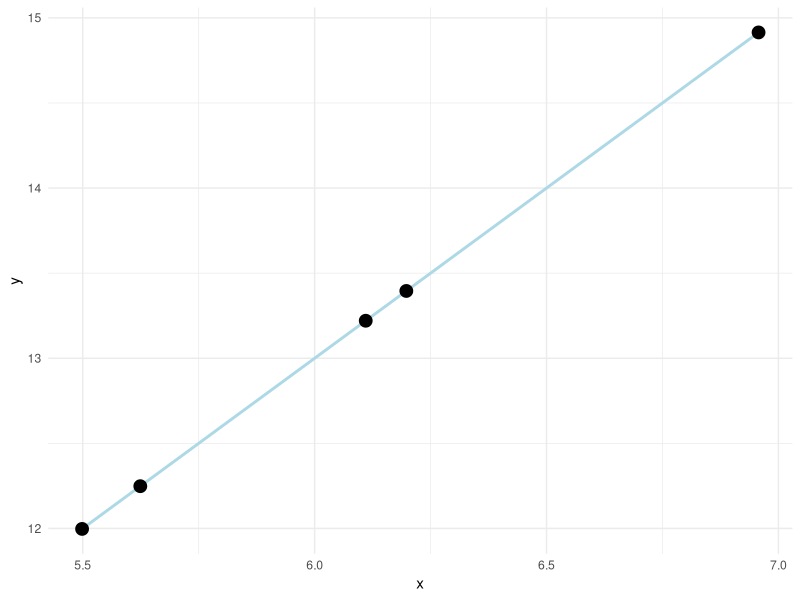
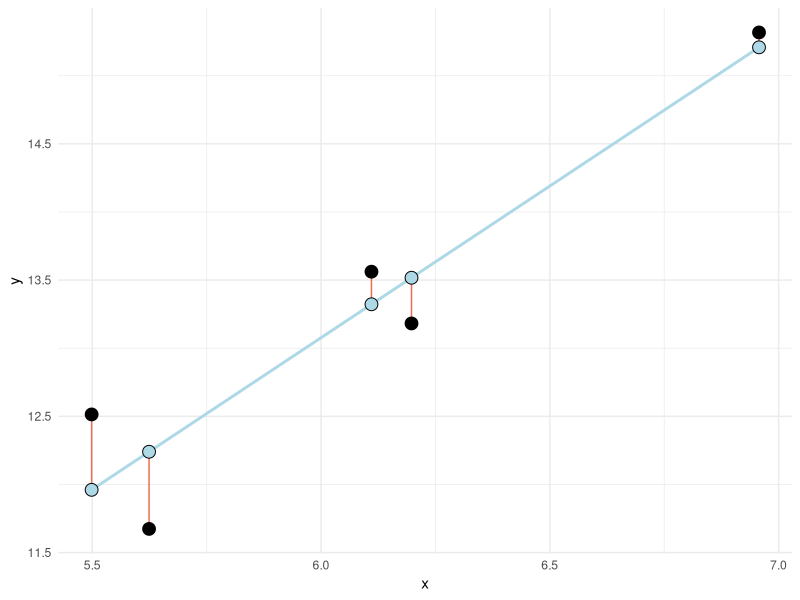
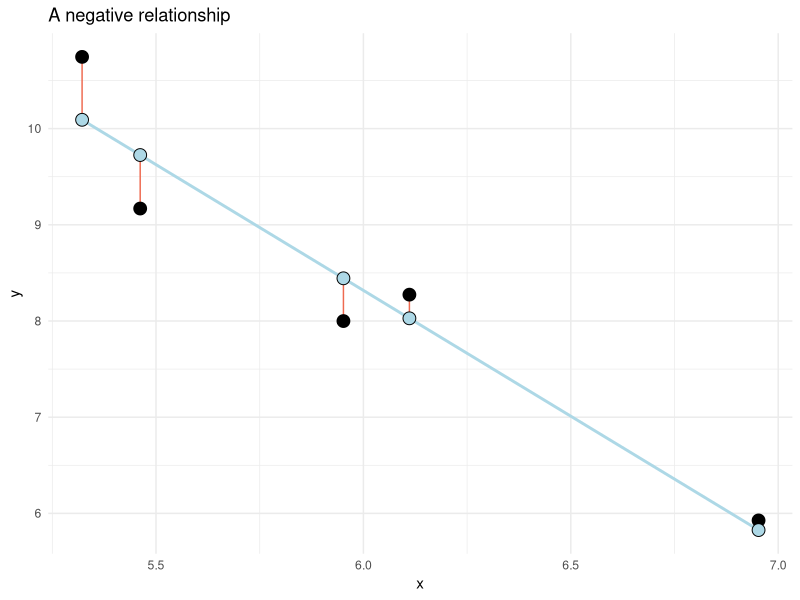
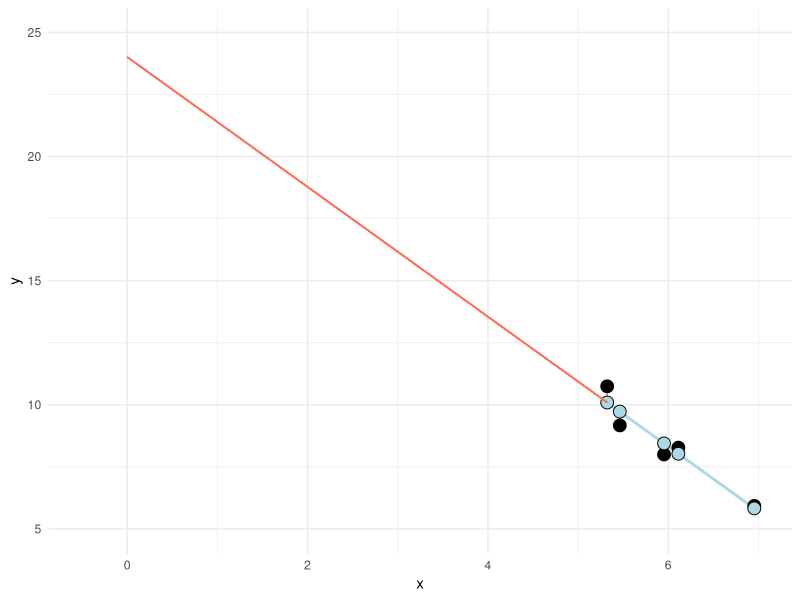

The R script that drew these images, in order: (Note: this script raises an error after producing the figures.)
## ---- chunk 1
knitr::opts_chunk$set(echo = TRUE, warning = FALSE, message = FALSE)
## ---- chunk 2
library(tidyverse)
set.seed(1)
x <- rnorm(5, 6, 0.6)

y <- 1 + 2*x

ggplot(data.frame(x = x, y = y), aes(x, y)) + 
        geom_smooth(method = "lm", se = FALSE, color = "lightblue") +
        geom_point(size = 4)  + theme_minimal()

## ---- chunk 3
library(tidyverse)
set.seed(1)
x <- rnorm(5, 6, 0.6)

error <- rnorm(5, 0, 0.7)

y2 <- 1 + 2*x + error

mod <- lm(y2 ~ x)

pred <- predict(mod)
resid <- resid(mod)

ggplot(data.frame(x = x, y = y2, error = error,resid = resid, pred = pred), aes(x, y)) + 
        geom_segment(aes(x = x, xend = x,  y = pred + resid, yend = pred), color = "coral2") +
        geom_smooth(method = "lm", se = FALSE, color = "lightblue") +
        geom_point(size = 4)  +
        geom_point(aes(x, pred), fill = "lightblue", size = 4, shape = 21) +
        theme_minimal() +
        labs(y = "y", x = "x") 
        
## ---- chunk 4
library(tidyverse)
set.seed(2)
x <- rnorm(5, 6, 0.6)

error <- rnorm(5, 0, 0.7)

y2 <- 20 + (-2*x) + error

mod <- lm(y2 ~ x)

pred <- predict(mod)
resid <- resid(mod)

ggplot(data.frame(x = x, y = y2, error = error,resid = resid, pred = pred), aes(x, y)) + 
        geom_segment(aes(x = x, xend = x,  y = pred + resid, yend = pred), color = "coral2") +
        geom_smooth(method = "lm", se = FALSE, color = "lightblue") +
        geom_point(size = 4)  +
        geom_point(aes(x, pred), fill = "lightblue", size = 4, shape = 21) +
        theme_minimal() +
        labs(y = "y", x = "x", title = "A negative relationship") 
        
## ---- chunk 5

df <- data.frame(x = c(5.461851, 6.110910, 6.952707, 5.321775, 5.951849),
                 y = c(9.168992,  8.273749,  5.926797, 10.745583,  7.999151))

fit <- lm(y ~ x, data = df)

summary(fit)

## ---- chunk 6
library(tidyverse)

df <- data.frame(x = c(5.461851, 6.110910, 6.952707, 5.321775, 5.951849),
                 y = c(9.168992,  8.273749,  5.926797, 10.745583,  7.999151))

mod <- lm(y ~ x, data = df)

pred <- predict(mod)
resid <- resid(mod)

ggplot(data.frame(x = x, y = y2, error = error,resid = resid, pred = pred), aes(x, y)) + 
        geom_segment(aes(x = x, xend = x,  y = pred + resid, yend = pred), color = "coral2") +
        geom_smooth(method = "lm", se = FALSE, color = "lightblue") +
        geom_point(size = 4)  +
        geom_point(aes(x, pred), fill = "lightblue", size = 4, shape = 21) +
        theme_minimal() +
        geom_segment(aes(x = min(df$x), xend = 0, y = max(pred), yend = coef(mod)[1]), color = "coral1") +
        scale_x_continuous(limits = c(-0.5, 7)) +
        scale_y_continuous(limits = c(5, 25)) +
        labs(y = "y", x = "x") 
        
## ---- chunk 7
library(tidyverse)

cyc_select <-  cyclingstudy %>%
        filter(timepoint == "pre") %>%
        select(subject, group, VO2.max, height.T1) 

m1 <- lm(VO2.max ~ height.T1, data = cyc_select)

## ---- chunk 8
library(knitr); library(broom)

tidy(m1) %>%
        kable(col.names = c("", "Estimate", "SE", "t-statistic", "p-value"), 
              digits = c(NA, 1, 1, 2, 3))

## ---- chunk 9
par(mfrow = c(2, 2))

plot(m1)

par(mfrow = c(1, 1))
